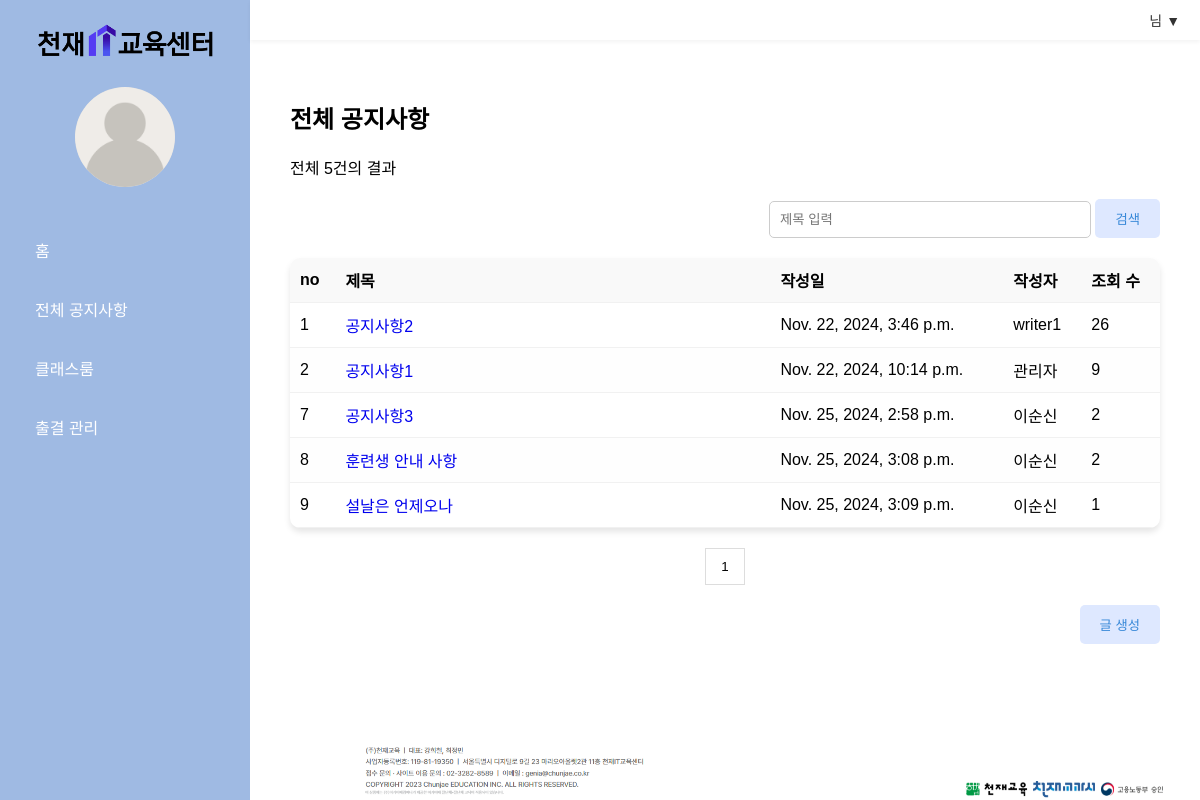
The page /notices/ on the database its author committed.
### managementapp/models.py (models this page shows)
class Documents(models.Model):
    title = models.TextField(max_length=300)
    writer = models.CharField(max_length=200)
    content = models.TextField()
    rdate = models.DateTimeField()
    udate = models.DateTimeField()
    view_count = models.IntegerField()

### managementapp/views.py (the view)
# urls.py: path('notices/',views.notices, name='notices'),
def notices(request):
    template = loader.get_template('notices/notices.html')
    documents = Documents.objects.all()
    count = len(documents)
    context = {
        'documents':documents,
        'count': count
    }
    return HttpResponse(template.render(context,request))

### managementapp/templates/notices/notices.html
{% extends 'base.html' %}
{% load static %}
{% block content %}
<link rel="stylesheet" href="{% static 'css/list.css' %}">
<div class="content">
  <h2>전체 공지사항</h2>
  <p>전체 {{count}}건의 결과</p>
  <div class="search-bar">
    <form action="../notice_search" method="GET">
      <input type="text" name='search' placeholder="제목 입력">
      <button type="submit">검색</button>
    </form>
  </div>
  <div class="notice-table">
    <table>
      <thead>
        <tr>
          <th>no</th>
          <th class="title-column">제목</th>
          <th>작성일</th>
          <th>작성자</th>
          <th>조회 수</th>
        </tr>
      </thead>
      <tbody>
        {%for document in documents%}
        <tr>
          <td>{{document.id}}</td>
          <td><a href="../notices/content/{{document.id}}" style="text-decoration:none" >{{document.title}}</a></td>
          <td>{{document.rdate}}</td>
          <td>{{document.writer}}</td>
          <td>{{document.view_count}}</td>
        </tr>
        {% endfor %}
      </tbody>
    </table>
  </div>
  <div class="pagination">
    <button type="button">1</button>
  </div>
  <div class="button-container">
    <button class="buttons" type="button" onclick="location.href='write'">글 생성</button>
  </div>
</div>
{% endblock %}

### managementapp/static/css/base.css (style rules this page uses)
body { margin: 0; font-family: Arial, sans-serif; background-color: #fff; }

### managementapp/static/css/list.css (style rules this page uses)
.content { padding: 20px; }
.search-bar { margin: 20px 0; display: flex; justify-content: flex-end; gap: 10px; }
.search-bar input { padding: 10px; width: 300px; border: 1px solid #ccc; border-radius: 5px; }
.search-bar button { padding: 10px 20px; background-color: #DEE8FF; color: #3788D8; border: none; border-radius: 5px; cursor: pointer; }
.notice-table { margin-top: 20px; border-radius: 10px; overflow: hidden; box-shadow: 0 4px 6px rgba(0, 0, 0, 0.1); }
table { width: 100%; border-collapse: collapse; }
th, td { text-align: left; padding: 10px; border-bottom: 1px solid #f1f1f1; }
th { background-color: #f9f9f9; }
tbody tr:nth-child(even) { background-color: #fefefe; }
.title-column { width: 50%; }
.pagination { margin: 20px 0; display: flex; justify-content: center; }
.pagination button { padding: 10px 15px; border: 1px solid #ddd; background-color: white; cursor: pointer; }
.button-container { margin-top: 20px; text-align: right; justify-content: flex-end; }
.buttons { display: inline-block; background-color: #DEE8FF; color: #3788D8; padding: 10px 20px; border: none; border-radius: 5px; cursor: pointer; }

### rows shown on the page
Documents: id "1", title "공지사항2", rdate "Nov. 22, 2024, 3:46 p.m.", writer "writer1", view_count "26"
Documents: id "2", title "공지사항1", rdate "Nov. 22, 2024, 10:14 p.m.", writer "관리자", view_count "9"
Documents: id "7", title "공지사항3", rdate "Nov. 25, 2024, 2:58 p.m.", writer "이순신", view_count "2"
Documents: id "8", title "훈련생 안내 사항", rdate "Nov. 25, 2024, 3:08 p.m.", writer "이순신", view_count "2"
Documents: id "9", title "설날은 언제오나", rdate "Nov. 25, 2024, 3:09 p.m.", writer "이순신", view_count "1"

### other values the page prints
{{ count }} "5"
